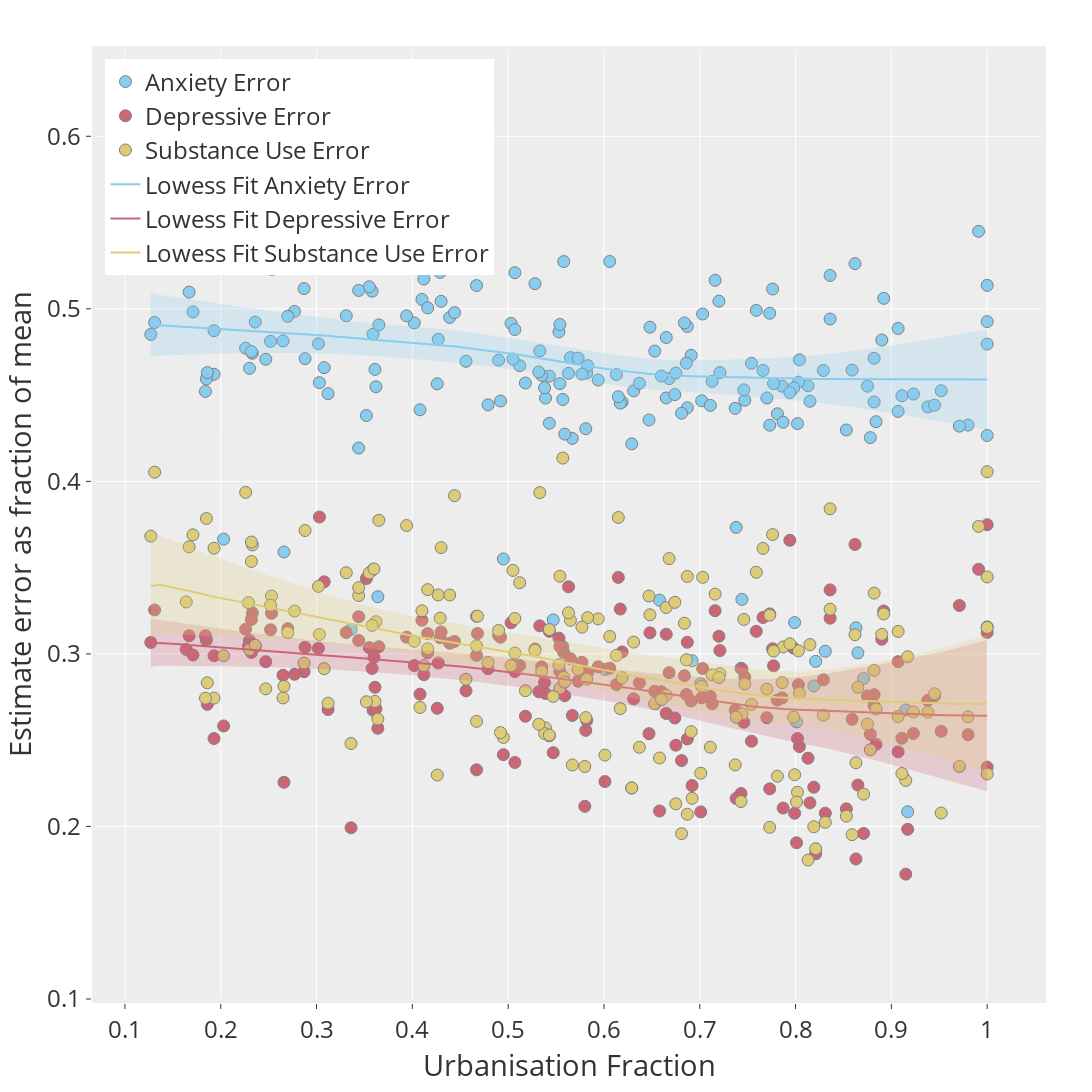

Source (notebook cell):
### Markdown cell above
# Plot estimate error from GBD data vs urbanization

### Code cell
#Column headers and x,y values
labels = ['Anxiety Error', 'Depressive Error','Substance Use Error']
x = df['2017_urban']
anx_error = (df['upper_anxiety']-df['lower_anxiety'])/df['val_anxiety']
dep_error = (df['upper_depressive']-df['lower_depressive'])/df['val_depressive']
sub_error = (df['upper_substanceuse']-df['lower_substanceuse'])/df['val_substanceuse']
y = [anx_error, dep_error, sub_error]


fig = plotdata(x,y,labels, colors, df, bubble=False)
fig.update_layout(
    legend=dict(
        x=0.01,
        y=0.99,
        traceorder='normal',
        font=dict(
            size=24),
    ),
    yaxis_range=[0.1,0.65],
    xaxis_title_text='Urbanisation Fraction',
    yaxis_title_text='Estimate error as fraction of mean',
    template='ggplot2' # choose from one of the pre-defined templates
)
fig.show()
error_plot= fig
